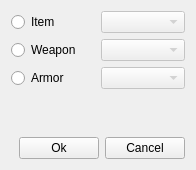
<?xml version="1.0" encoding="UTF-8"?>
<ui version="4.0">
 <class>ShopGoodsDialog</class>
 <widget class="QWidget" name="ShopGoodsDialog">
  <property name="windowModality">
   <enum>Qt::ApplicationModal</enum>
  </property>
  <property name="geometry">
   <rect>
    <x>0</x>
    <y>0</y>
    <width>196</width>
    <height>170</height>
   </rect>
  </property>
  <property name="windowTitle">
   <string>Goods</string>
  </property>
  <layout class="QGridLayout" name="gridLayout_2">
   <item row="3" column="0" colspan="2">
    <layout class="QHBoxLayout" name="horizontalLayout">
     <item>
      <spacer name="horizontalSpacer">
       <property name="orientation">
        <enum>Qt::Horizontal</enum>
       </property>
       <property name="sizeHint" stdset="0">
        <size>
         <width>40</width>
         <height>20</height>
        </size>
       </property>
      </spacer>
     </item>
     <item>
      <widget class="QPushButton" name="button_ok">
       <property name="text">
        <string>Ok</string>
       </property>
      </widget>
     </item>
     <item>
      <widget class="QPushButton" name="button_cancel">
       <property name="text">
        <string>Cancel</string>
       </property>
      </widget>
     </item>
    </layout>
   </item>
   <item row="2" column="0">
    <spacer name="verticalSpacer">
     <property name="orientation">
      <enum>Qt::Vertical</enum>
     </property>
     <property name="sizeHint" stdset="0">
      <size>
       <width>20</width>
       <height>40</height>
      </size>
     </property>
    </spacer>
   </item>
   <item row="0" column="0" colspan="2">
    <layout class="QGridLayout" name="gridLayout">
     <item row="2" column="0">
      <widget class="QRadioButton" name="radio_armor">
       <property name="text">
        <string>Armor</string>
       </property>
      </widget>
     </item>
     <item row="1" column="0">
      <widget class="QRadioButton" name="radio_weapon">
       <property name="text">
        <string>Weapon</string>
       </property>
      </widget>
     </item>
     <item row="0" column="0">
      <widget class="QRadioButton" name="radio_item">
       <property name="text">
        <string>Item</string>
       </property>
      </widget>
     </item>
     <item row="0" column="1">
      <widget class="QComboBox" name="combo_item">
       <property name="enabled">
        <bool>false</bool>
       </property>
      </widget>
     </item>
     <item row="1" column="1">
      <widget class="QComboBox" name="combo_weapon">
       <property name="enabled">
        <bool>false</bool>
       </property>
      </widget>
     </item>
     <item row="2" column="1">
      <widget class="QComboBox" name="combo_armor">
       <property name="enabled">
        <bool>false</bool>
       </property>
      </widget>
     </item>
    </layout>
   </item>
  </layout>
 </widget>
 <tabstops>
  <tabstop>radio_item</tabstop>
  <tabstop>combo_item</tabstop>
  <tabstop>radio_weapon</tabstop>
  <tabstop>combo_weapon</tabstop>
  <tabstop>radio_armor</tabstop>
  <tabstop>combo_armor</tabstop>
  <tabstop>button_ok</tabstop>
  <tabstop>button_cancel</tabstop>
 </tabstops>
 <resources/>
 <connections>
  <connection>
   <sender>radio_item</sender>
   <signal>toggled(bool)</signal>
   <receiver>combo_item</receiver>
   <slot>setEnabled(bool)</slot>
   <hints>
    <hint type="sourcelabel">
     <x>91</x>
     <y>32</y>
    </hint>
    <hint type="destinationlabel">
     <x>165</x>
     <y>21</y>
    </hint>
   </hints>
  </connection>
  <connection>
   <sender>radio_weapon</sender>
   <signal>toggled(bool)</signal>
   <receiver>combo_weapon</receiver>
   <slot>setEnabled(bool)</slot>
   <hints>
    <hint type="sourcelabel">
     <x>86</x>
     <y>55</y>
    </hint>
    <hint type="destinationlabel">
     <x>159</x>
     <y>64</y>
    </hint>
   </hints>
  </connection>
  <connection>
   <sender>radio_armor</sender>
   <signal>toggled(bool)</signal>
   <receiver>combo_armor</receiver>
   <slot>setEnabled(bool)</slot>
   <hints>
    <hint type="sourcelabel">
     <x>58</x>
     <y>96</y>
    </hint>
    <hint type="destinationlabel">
     <x>201</x>
     <y>99</y>
    </hint>
   </hints>
  </connection>
 </connections>
</ui>
